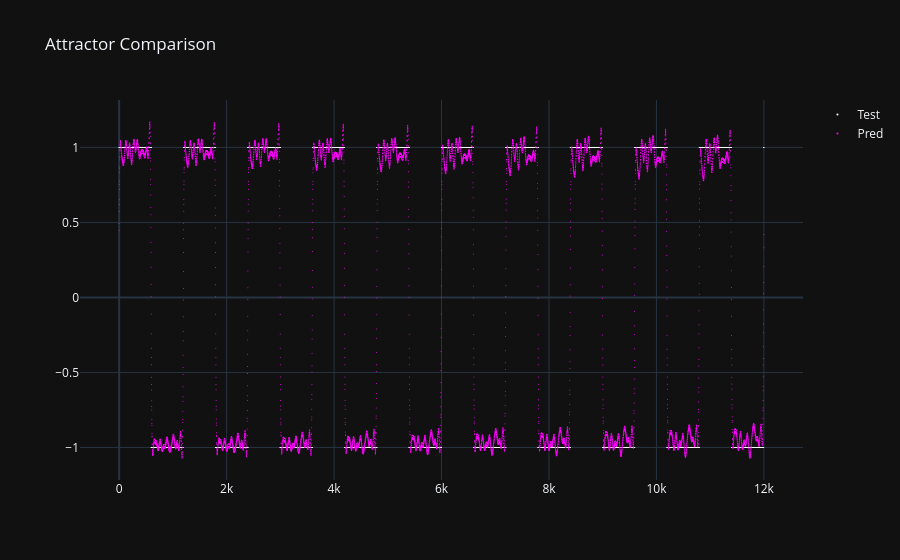

The cell this chart's notebook holds for it:
### Code cell
scatter_plot([Y_test, Y_pred]).show()
r_2_plots_grid(Y_test, Y_pred, ["Test", "Pred"]).show()

### Figure 1 — Plotly figure (JSON) as saved in the notebook; plotly's stock layout.template omitted (floating-point values rounded to 4 significant figures; data arrays with more than 128 entries replaced by an {"elided": "..."} marker saying what was removed)
{"data": [{"marker": {"color": "white", "size": 1}, "mode": "markers", "name": "Test", "type": "scatter", "x": {"elided": "12000 int values"}, "y": {"elided": "12000 int values"}}, {"marker": {"color": "magenta", "size": 1}, "mode": "markers", "name": "Pred", "type": "scatter", "x": {"elided": "12000 int values"}, "y": {"elided": "12000 float values"}}], "layout": {"title": {"text": "Attractor Comparison"}}}
